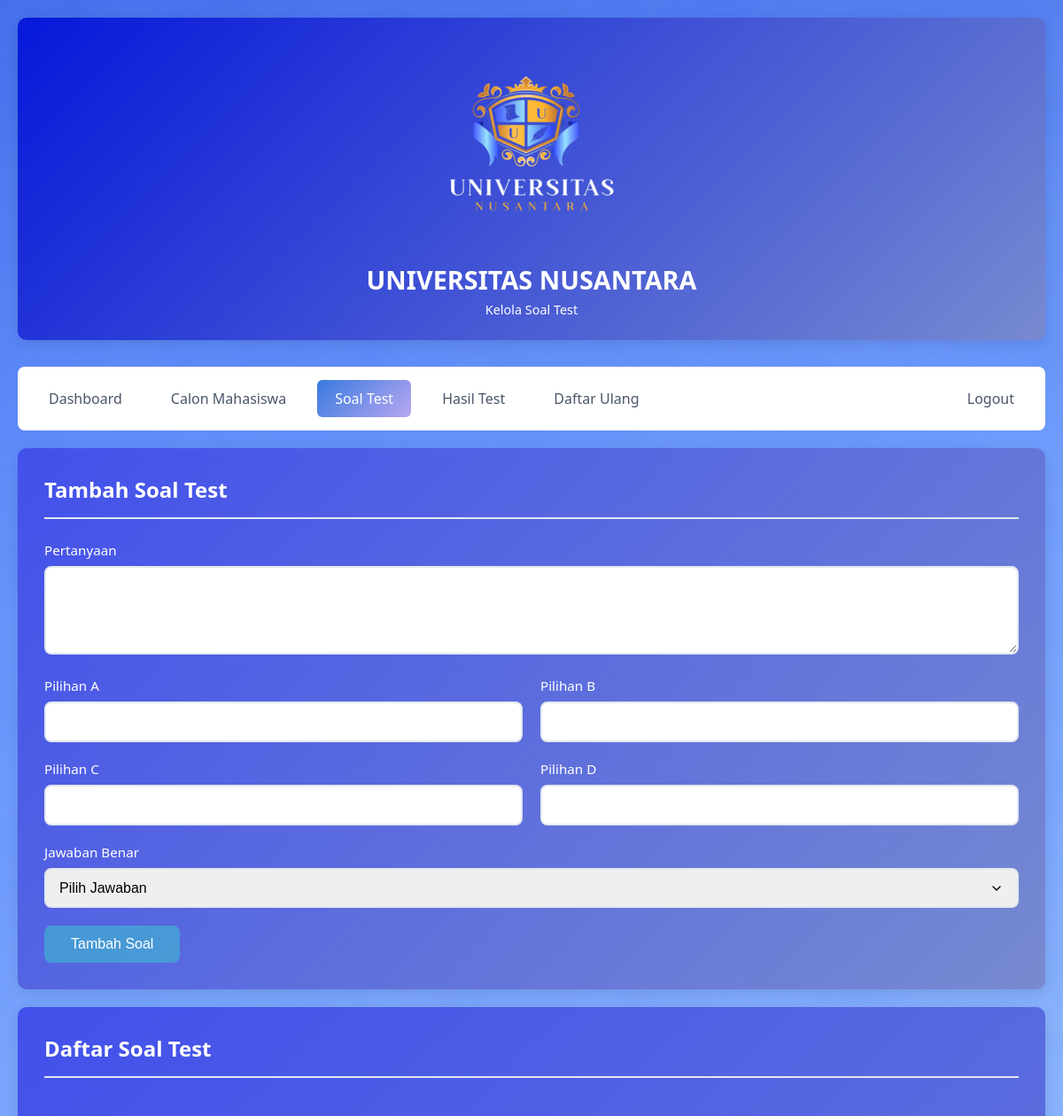
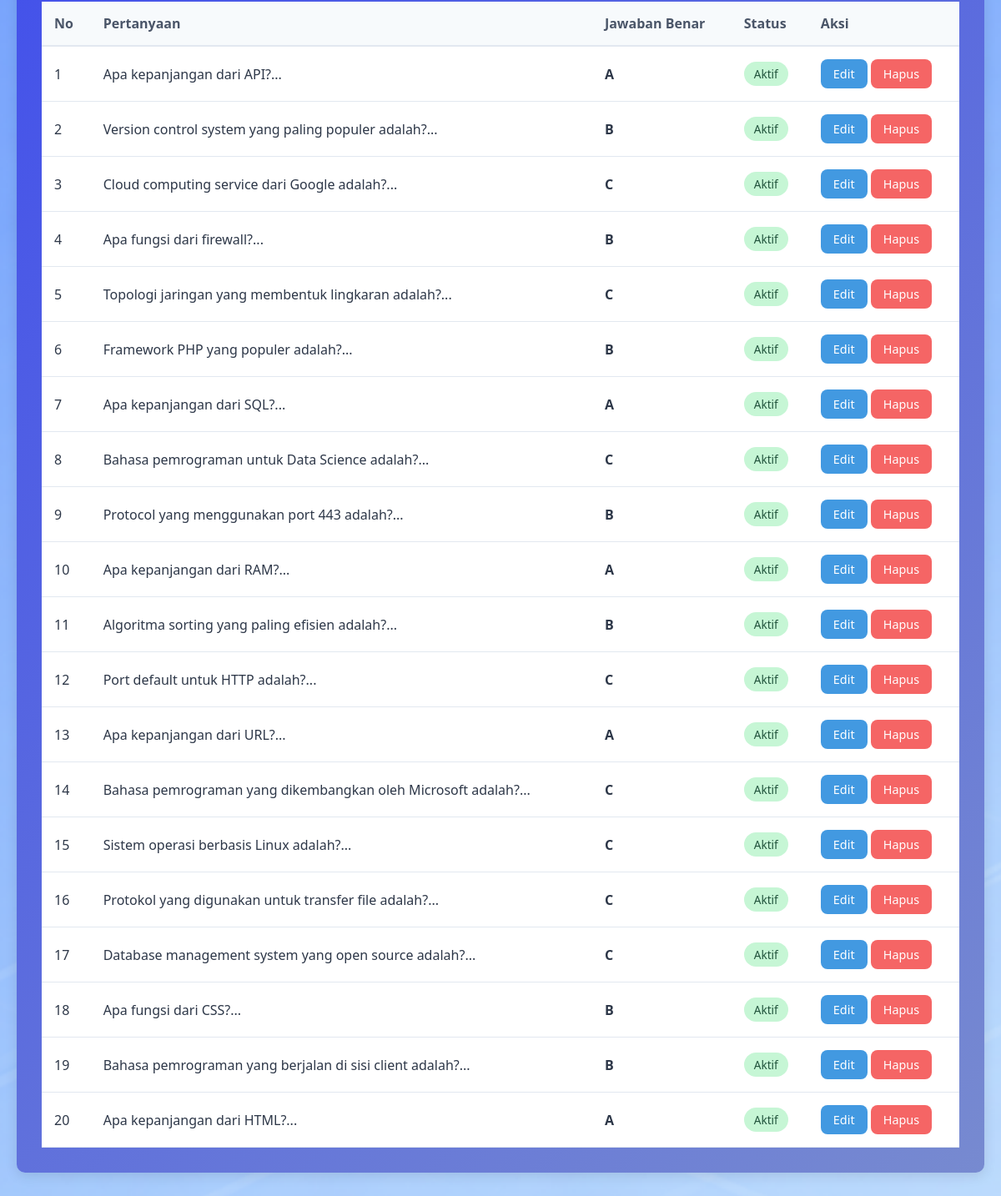
Screenshot of /admin/soal_test.php (signed in) with the database file from the repository (2 pictures, top to bottom).
### tables this page shows
CREATE TABLE IF NOT EXISTS soal_test (
    id_soal INT PRIMARY KEY AUTO_INCREMENT,
    pertanyaan TEXT NOT NULL,
    pilihan_a VARCHAR(255) NOT NULL,
    pilihan_b VARCHAR(255) NOT NULL,
    pilihan_c VARCHAR(255) NOT NULL,
    pilihan_d VARCHAR(255) NOT NULL,
    jawaban_benar ENUM('A', 'B', 'C', 'D') NOT NULL,
    kategori VARCHAR(50) DEFAULT 'IT',
    status ENUM('aktif', 'nonaktif') DEFAULT 'aktif',
    created_at TIMESTAMP DEFAULT CURRENT_TIMESTAMP
);

### admin/soal_test.php (the view, shortened to what this page needs)
<?php
require_once '../config/database.php';
$edit_data = null;
$query = "SELECT * FROM soal_test ORDER BY id_soal DESC";
$result = mysqli_query($conn, $query);
?>
<!DOCTYPE html>
<html lang="id">
<head>
    <link rel="stylesheet" href="../assets/css/style.css">
</head>
<body>
    <div class="container">
        <div class="header">
            <div class="header-logo"><img src="../user/University Logo.png" width="300" alt=""></div>
            <h1 style="color:white;">UNIVERSITAS NUSANTARA</h1>
            <p style="color:white;">Kelola Soal Test</p>
        </div>
        <div class="nav-menu">
            <a href="dashboard.php">Dashboard</a>
            <a href="calon_mahasiswa.php">Calon Mahasiswa</a>
            <a href="soal_test.php" class="active">Soal Test</a>
            <a href="hasil_test.php">Hasil Test</a>
            <a href="daftar_ulang_list.php">Daftar Ulang</a>
            <a href="logout.php" style="margin-left: auto;">Logout</a>
        </div>
        <div class="card">
            <div class="card-header">
                <h2 class="card-title" style="color:white;"><?php echo $edit_data ? 'Edit' : 'Tambah'; ?> Soal Test</h2>
            </div>
            <form method="POST">
                <div class="form-group">
                    <label class="form-label" style="color:white;">Pertanyaan</label>
                    <textarea name="pertanyaan" class="form-control" required><?php echo $edit_data['pertanyaan'] ?? ''; ?></textarea>
                </div>
                <div class="grid-2">
                    <div class="form-group">
                        <label class="form-label" style="color:white;">Pilihan A</label>
                        <input type="text" name="pilihan_a" class="form-control" value="<?php echo $edit_data['pilihan_a'] ?? ''; ?>" required>
                    </div>
                    <div class="form-group">
                        <label class="form-label" style="color:white;">Pilihan B</label>
                        <input type="text" name="pilihan_b" class="form-control" value="<?php echo $edit_data['pilihan_b'] ?? ''; ?>" required>
                    </div>
                </div>
                <div class="grid-2">
                    <div class="form-group">
                        <label class="form-label" style="color:white;">Pilihan C</label>
                        <input type="text" name="pilihan_c" class="form-control" value="<?php echo $edit_data['pilihan_c'] ?? ''; ?>" required>
                    </div>
                    <div class="form-group">
                        <label class="form-label" style="color:white;">Pilihan D</label>
                        <input type="text" name="pilihan_d" class="form-control" value="<?php echo $edit_data['pilihan_d'] ?? ''; ?>" required>
                    </div>
                </div>
                <div class="form-group">
                    <label class="form-label" style="color:white;">Jawaban Benar</label>
                    <select name="jawaban_benar" class="form-control" required>
                        <option value="">Pilih Jawaban</option>
                    </select>
                </div>
                <button type="submit" class="btn btn-success"><?php echo $edit_data ? 'Update' : 'Tambah'; ?> Soal</button>
            </form>
        </div>
        <div class="card mt-20">
            <div class="card-header">
                <h2 class="card-title" style="color:white;">Daftar Soal Test</h2>
            </div>
            <div class="table-responsive">
                <table class="table">
                    <thead>
                        <tr>
                            <th>No</th>
                            <th>Pertanyaan</th>
                            <th>Jawaban Benar</th>
                            <th>Status</th>
                            <th>Aksi</th>
                        </tr>
                    </thead>
                    <tbody>
                        <?php
                        $no = 1;
                        while ($row = mysqli_fetch_assoc($result)):
                        ?>
                        <tr>
                            <td><?php echo $no++; ?></td>
                            <td><?php echo substr($row['pertanyaan'], 0, 100); ?>...</td>
                            <td><strong><?php echo $row['jawaban_benar']; ?></strong></td>
                            <td><span class="badge badge-success"><?php echo ucfirst($row['status']); ?></span></td>
                            <td>
                                <a href="?edit=<?php echo $row['id_soal']; ?>" class="btn btn-info" style="padding: 8px 15px; font-size: 0.9em;">Edit</a>
                                <a href="?delete=<?php echo $row['id_soal']; ?>" class="btn btn-danger" style="padding: 8px 15px; font-size: 0.9em;" onclick="return confirm('Yakin ingin menghapus soal ini?')">Hapus</a>
                            </td>
                        </tr>
                        <?php endwhile; ?>
                    </tbody>
                </table>
            </div>
        </div>
    </div>
</body>
</html>

### assets/css/style.css (style rules this page uses)
* { margin: 0; padding: 0; box-sizing: border-box; }
body { font-family: "Segoe UI", Tahoma, Geneva, Verdana, sans-serif; background-image: url(../../user/univ2img.png); background-repeat: no-repeat; background-position: top center; background-size: cover; min-height: 100vh; padding: 20px; }
.container { max-width: 1200px; margin: 0 auto; }
.header { background: linear-gradient(135deg, #0618da 0%, #778ad0 100%); padding: 25px 30px; border-radius: 10px; box-shadow: 0 4px 15px rgba(0, 0, 0, 0.1); margin-bottom: 30px; text-align: center; }
.header-logo { font-size: 2em; color: #4a5568; margin-bottom: 5px; }
.header h1 { color: #2d3748; font-size: 1.8em; margin-bottom: 5px; }
.header p { color: #718096; font-size: 0.9em; }
.card { background: linear-gradient(135deg, #4250eb 0%, #778ad0 100%); padding: 30px; border-radius: 10px; box-shadow: 0 4px 15px rgba(0, 0, 0, 0.1); margin-bottom: 20px; }
.card-header { border-bottom: 2px solid #e2e8f0; padding-bottom: 15px; margin-bottom: 25px; }
.card-title { color: #2d3748; font-size: 1.5em; font-weight: 600; }
.form-group { margin-bottom: 20px; }
.form-label { display: block; margin-bottom: 8px; color: #4a5568; font-weight: 500; font-size: 0.95em; }
.form-control { width: 100%; padding: 12px 15px; border: 2px solid #e2e8f0; border-radius: 8px; font-size: 1em; transition: all 0.3s ease; }
select.form-control { cursor: pointer; appearance: none; background-repeat: no-repeat; background-position: right 15px center; background-size: 1em; padding-right: 40px; }
textarea.form-control { resize: vertical; min-height: 100px; }
.btn { padding: 12px 30px; border: none; border-radius: 8px; font-size: 1em; font-weight: 500; cursor: pointer; transition: all 0.3s ease; text-decoration: none; display: inline-block; text-align: center; }
.btn-success { background: #3ebdd096; color: white; }
.btn-danger { background: #f56565; color: white; }
.btn-info { background: #4299e1; color: white; }
.table-responsive { overflow-x: auto; }
.table { width: 100%; border-collapse: collapse; margin-top: 20px; }
.table th { background: #f7fafc; padding: 15px; text-align: left; color: #4a5568; font-weight: 600; border-bottom: 2px solid #e2e8f0; }
.table td { padding: 15px; border-bottom: 1px solid #e2e8f0; color: #2d3748; }
.table tr { background: #ffffff; }
.badge { padding: 5px 12px; border-radius: 20px; font-size: 0.85em; font-weight: 500; display: inline-block; }
.badge-success { background: #c6f6d5; color: #22543d; }
.nav-menu { background: white; padding: 15px; border-radius: 8px; margin-bottom: 20px; display: flex; gap: 15px; flex-wrap: wrap; }
.nav-menu a { text-decoration: none; padding: 10px 20px; border-radius: 6px; color: #4a5568; font-weight: 500; transition: all 0.3s ease; }
.nav-menu a.active { background: linear-gradient(135deg, #387adf 0%, #b8a7f1 100%); color: white; }
.mt-20 { margin-top: 20px; }
.grid-2 { display: grid; grid-template-columns: repeat(2, 1fr); gap: 20px; }

### rows the page displays
soal_test: pertanyaan "Apa kepanjangan dari API?", jawaban_benar "A", status "Aktif"
soal_test: pertanyaan "Version control system yang paling populer adalah?", jawaban_benar "B", status "Aktif"
soal_test: pertanyaan "Cloud computing service dari Google adalah?", jawaban_benar "C", status "Aktif"
soal_test: pertanyaan "Apa fungsi dari firewall?", jawaban_benar "B", status "Aktif"
soal_test: pertanyaan "Topologi jaringan yang membentuk lingkaran adalah?", jawaban_benar "C", status "Aktif"
soal_test: pertanyaan "Framework PHP yang populer adalah?", jawaban_benar "B", status "Aktif"
soal_test: pertanyaan "Apa kepanjangan dari SQL?", jawaban_benar "A", status "Aktif"
soal_test: pertanyaan "Bahasa pemrograman untuk Data Science adalah?", jawaban_benar "C", status "Aktif"
soal_test: pertanyaan "Protocol yang menggunakan port 443 adalah?", jawaban_benar "B", status "Aktif"
soal_test: pertanyaan "Apa kepanjangan dari RAM?", jawaban_benar "A", status "Aktif"
soal_test: pertanyaan "Algoritma sorting yang paling efisien adalah?", jawaban_benar "B", status "Aktif"
soal_test: pertanyaan "Port default untuk HTTP adalah?", jawaban_benar "C", status "Aktif"
soal_test: pertanyaan "Apa kepanjangan dari URL?", jawaban_benar "A", status "Aktif"
soal_test: pertanyaan "Bahasa pemrograman yang dikembangkan oleh Microsoft adalah?", jawaban_benar "C", status "Aktif"
soal_test: pertanyaan "Sistem operasi berbasis Linux adalah?", jawaban_benar "C", status "Aktif"
soal_test: pertanyaan "Protokol yang digunakan untuk transfer file adalah?", jawaban_benar "C", status "Aktif"
soal_test: pertanyaan "Database management system yang open source adalah?", jawaban_benar "C", status "Aktif"
soal_test: pertanyaan "Apa fungsi dari CSS?", jawaban_benar "B", status "Aktif"
soal_test: pertanyaan "Bahasa pemrograman yang berjalan di sisi client adalah?", jawaban_benar "B", status "Aktif"
soal_test: pertanyaan "Apa kepanjangan dari HTML?", jawaban_benar "A", status "Aktif"
